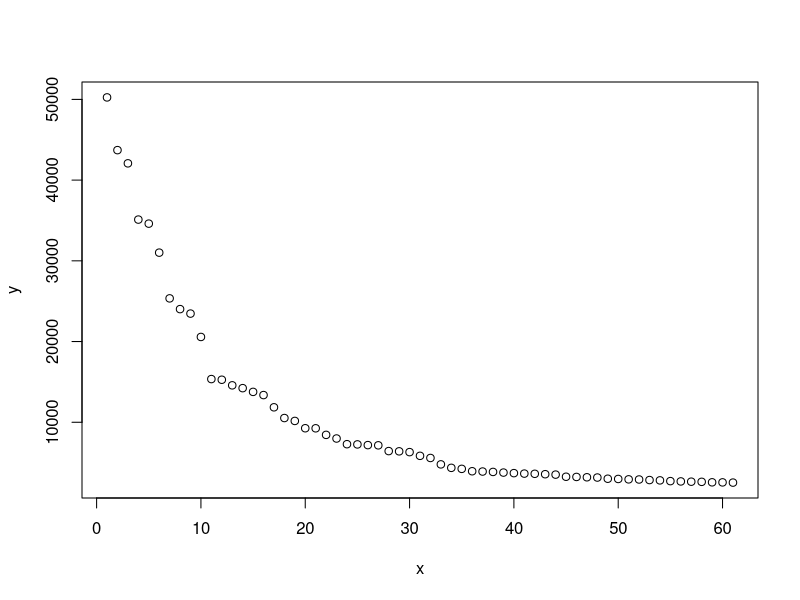
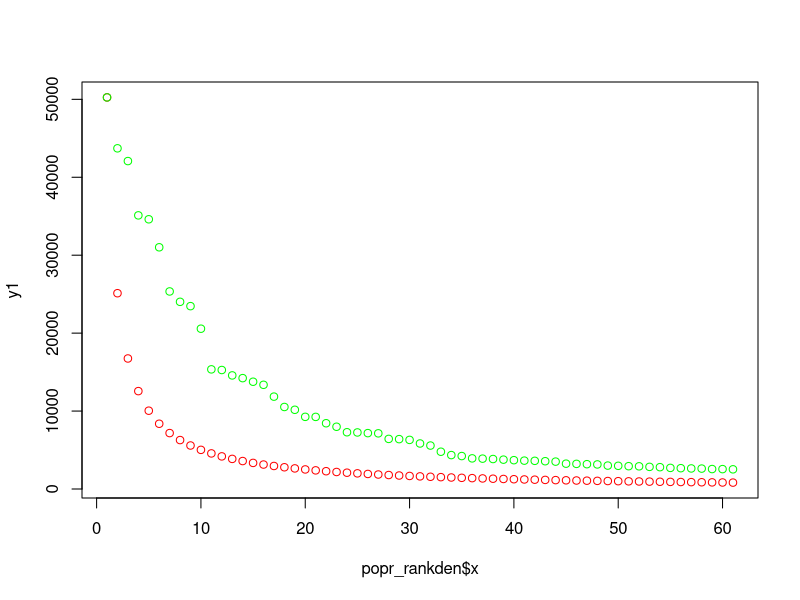

Recreate these plots in R, in order.
#rm(list = ls(all = TRUE))
setwd("~/Desktop/AidData/liberia")

citypops <- read.csv("citypopdata.csv")
lib_citpops <- data.frame(citypops)
lib_citpops <- lib_citpops[order(lib_citpops$Total, decreasing = TRUE),]

poprank <- data.frame(x = 1:973, y = lib_citpops$Total)

## Plot w/o Montserrado, Monrovia ##
poprank2 <- poprank[2:973,]

## Plot w/o Pops Less than 2500 ##
poprank2500 <- subset(poprank2, y >= 2500)
poprank2500$x <- 1:61
plot(poprank2500)

## Zipf's Comparison ##
y1 <- 50245/poprank2500$x
y2 <- poprank2500$y
popr_rankden <- data.frame(x = poprank2500$x, y1 = 50245/poprank2500$x)
plot(popr_rankden$x, y1, col = "red")
points(popr_rankden$x, y2, col = "green")

